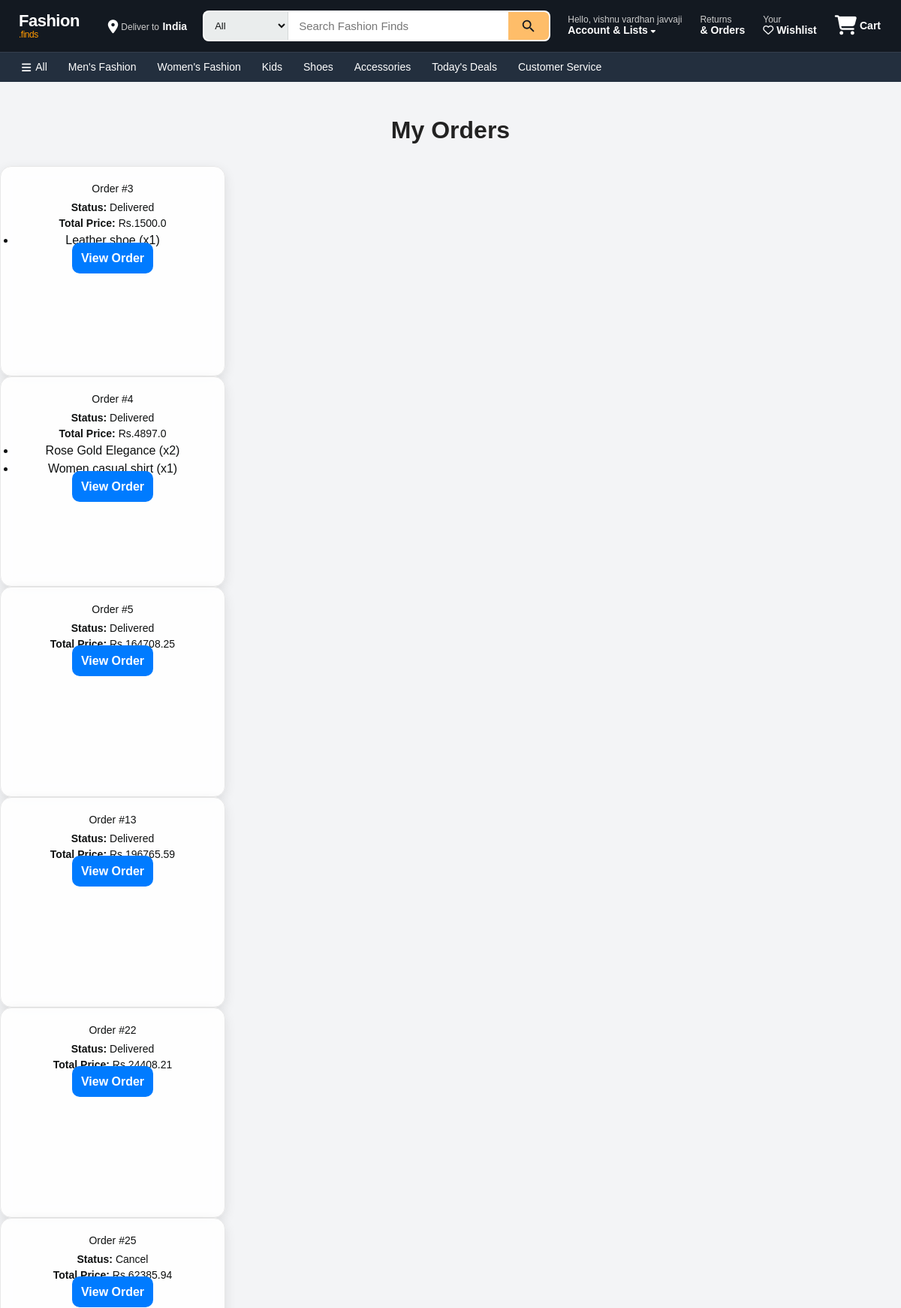
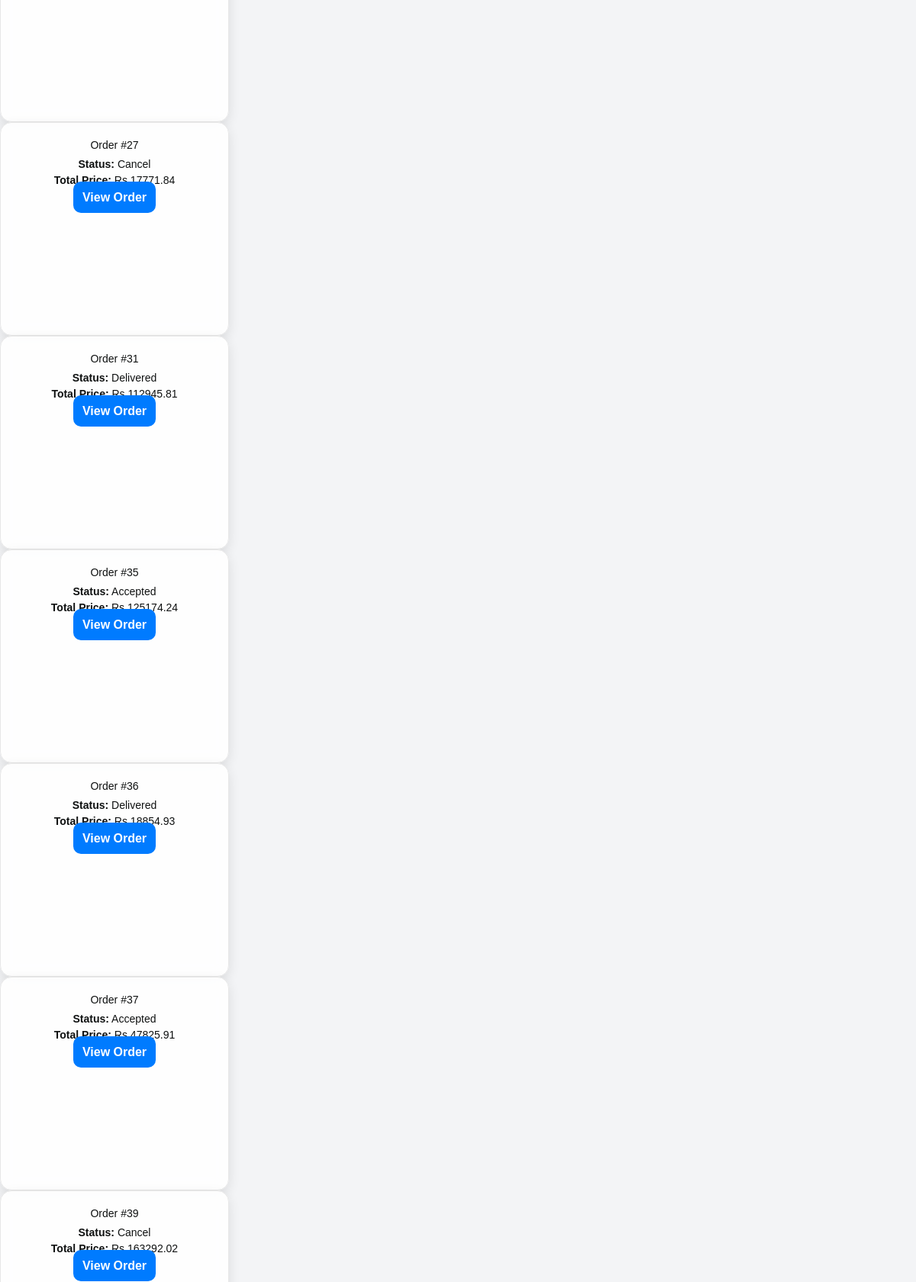
/my_orders (signed in, upper part), run on the app's committed database (2 pictures, top to bottom).
### app/models.py (models this page shows, shortened)
class User(db.Model, UserMixin):
    __tablename__ = 'users'
    id = db.Column(db.Integer, primary_key=True)
    name = db.Column(db.String(100), nullable=False)
    phone = db.Column(db.String(15), nullable=False)
    email = db.Column(db.String(100), unique=True, nullable=False)
    password = db.Column(db.String(255), nullable=False)
    address = db.Column(db.Text, nullable=False)
    state = db.Column(db.String(50), nullable=False)
    city = db.Column(db.String(50), nullable=False)
    pincode = db.Column(db.String(10), nullable=False)
    reset_token = db.Column(db.String(255), nullable=True)
    reset_token_expiry = db.Column(db.DateTime, nullable=True)
    approved = db.Column(db.Boolean, default=False)
    role = db.Column(db.String(10), nullable=False)

class Order(db.Model):
    __tablename__ = 'orders'
    id = db.Column(db.Integer, primary_key=True)
    user_id = db.Column(db.Integer, db.ForeignKey('users.id'), nullable=False)
    total_price = db.Column(db.Float, nullable=False)
    status = db.Column(db.String(50), nullable=False, default="Pending")  # ('Pending', 'Shipped', 'Delivered', 'Cancelled')
    order_date = db.Column(db.DateTime, nullable=False, default=lambda: datetime.now(timezone.utc))
    delivery_date = db.Column(db.DateTime, nullable=True)
    order_items = db.relationship('OrderItem', backref='order', lazy=True, cascade="all, delete-orphan")
    delivery_person_id = db.Column(db.Integer, db.ForeignKey('users.id'), nullable=True)
    customer_name = db.Column(db.String(100), nullable=False)
    address_line_1 = db.Column(db.String(100), nullable=False)
    state = db.Column(db.String(100), nullable=False)
    city = db.Column(db.String(100), nullable=False)
    pincode = db.Column(db.String(20), nullable=False)
    mail = db.Column(db.String(50), nullable=False)

class Product(db.Model):
    __tablename__ = 'products'
    id = db.Column(db.Integer, primary_key=True)
    product_name = db.Column(db.String(100), nullable=False)
    product_picture = db.Column(db.String(1000), nullable=False)
    current_price = db.Column(db.Float, nullable=False)
    previous_price = db.Column(db.Float, nullable=False)
    description = db.Column(db.String(2000), nullable=True)
    color = db.Column(db.String(15))
    rating = db.Column(db.Integer, default=0)
    sale = db.Column(db.Boolean, default=False)
    discount = db.Column(db.Integer, nullable=True, default=0)
    category = db.Column(db.String(100), nullable=False)
    brand_id = db.Column(db.Integer, db.ForeignKey('brands.id'), nullable=True)
    count = db.Column(db.Integer, nullable=False, default=0)
    quantity_size = db.relationship('ProductSize', backref='product', lazy=True, cascade="all, delete-orphan")
    carts = db.relationship('Cart', backref='cart_product', lazy=True, cascade="all, delete-orphan")
    wishlists = db.relationship('Wishlist', backref='wishlist_product', lazy=True, cascade="all, delete-orphan")
    order_items = db.relationship('OrderItem', backref='product', lazy=True, cascade="all, delete-orphan")

### app/views.py (the view)
@views.route('/my_orders')
@login_required
def my_orders():
    orders = Order.query.filter_by(user_id=current_user.id).all()
    orders_with_items = []
    for order in orders:
        order_items = OrderItem.query.filter_by(order_id=order.id).all()
        items_data = [{'name': item.product.product_name, 'quantity': item.quantity} for item in order_items]
        orders_with_items.append({
            'id': order.id,
            'status': order.status,
            'total_price': order.total_price,
            'order_items': items_data
        })
    return render_template('my_orders.html', orders=orders_with_items)

### app/templates/my_orders.html (shortened to what this page needs)
{% extends 'base.html' %}
{% block content %}
<div class="container mt-5">
    <h2 class="mb-4">My Orders</h2>
    {% if orders %}
        <div class="row">
            {% for order in orders %}
            <div class="col-lg-3 col-md-4 col-sm-6 col-12 d-flex justify-content-center">
                <div class="card mb-3">
                    <div class="card-body">
                        <h5 class="card-title">Order #{{ order.id }}</h5>
                        <p class="card-text"><strong>Status:</strong> {{ order.status }}</p>
                        <p class="card-text"><strong>Total Price:</strong> Rs.{{ order.total_price }}</p>
                        <ul class="list-group mb-3">
                            {% for item in order.order_items %}
                            <li class="list-group-item d-flex justify-content-between align-items-center">
                                {{ item.name }} (x{{ item.quantity }})
                            </li>
                            {% endfor %}
                        </ul>
                        <a href="{{ url_for('views.view_order_items', order_id=order.id) }}" class="btn btn-primary">View Order</a>
                    </div>
                </div>
            </div>
            {% endfor %}
        </div>
    {% else %}
        <p>No orders found.</p>
    {% endif %}
</div>
{% endblock %}

### app/templates/navbar.html (shortened to what this page needs)
<div class="nav-container">
    <div class="navbar-top">
        <div class="logo">
            <a href="/">Fashion<span class="logo-accent">.finds</span></a>
        </div>
        <div class="deliver-to">
            <i class="fas fa-location-dot"></i>
            <div>
                <span class="deliver-label">Deliver to</span>
                <span class="deliver-value">India</span>
            </div>
        </div>
        <div class="nav-search">
            <form action="{{ url_for('views.search') }}" method="GET" class="search-bar">
                <select name="category" class="search-category">
                    <option value="">All</option>
                </select>
                <input type="text" name="query" class="search-input"
                       placeholder="Search Fashion Finds" required>
                <button type="submit" class="search-button">
                </button>
            </form>
        </div>
        <div class="nav-actions">
            <div class="dropdown">
                <a href="{{ url_for('auth.account') }}" class="nav-action-item">
                    <span class="nav-action-label">Hello, {% if current_user.is_authenticated %}{{ current_user.name }}{% else %}sign in{% endif %}</span>
                    <span class="nav-action-value">Account & Lists <i class="fas fa-caret-down" style="font-size:10px"></i></span>
                </a>
            </div>
            <a href="{{ url_for('views.my_orders') }}" class="nav-action-item">
                <span class="nav-action-label">Returns</span>
                <span class="nav-action-value">& Orders</span>
            </a>
            <a href="/wishlist" class="nav-action-item">
                <span class="nav-action-label">Your</span>
                <span class="nav-action-value"><i class="far fa-heart"></i> Wishlist</span>
            </a>
            <a href="/cart" class="nav-cart">
                <span class="cart-icon-wrap">
                    <i class="fas fa-shopping-cart"></i>
                </span>
                <span class="cart-label">Cart</span>
            </a>
        </div>
    </div>
    <div class="navbar-bottom">
        <div class="navbar-bottom-inner">
            <a href="/" class="nav-cat-link"><i class="fas fa-bars"></i> All</a>
            <a href="{{ url_for('views.products_by_category', category_name='Men') }}" class="nav-cat-link">Men's Fashion</a>
            <a href="{{ url_for('views.products_by_category', category_name='Women') }}" class="nav-cat-link">Women's Fashion</a>
            <a href="{{ url_for('views.products_by_category', category_name='Kids') }}" class="nav-cat-link">Kids</a>
            <a href="{{ url_for('views.products_by_category', category_name='Shoes') }}" class="nav-cat-link">Shoes</a>
            <a href="{{ url_for('views.products_by_category', category_name='Accessories') }}" class="nav-cat-link">Accessories</a>
            <a href="{{ url_for('views.search') }}?query=sale" class="nav-cat-link">Today's Deals</a>
            <a href="{{ url_for('views.contact') }}" class="nav-cat-link">Customer Service</a>
        </div>
    </div>
</div>

### app/templates/my_orders.html (style rules this page uses)
body { font-family: 'Poppins', sans-serif; background: #f3f4f6; }
h2 { text-align: center; font-size: 32px; font-weight: bold; color: #222; margin-bottom: 20px; }
.card { background: rgba(255, 255, 255, 0.9); border-radius: 15px; padding: 20px; box-shadow: 0px 5px 15px rgba(0, 0, 0, 0.1); transition: transform 0.3s ease, box-shadow 0.3s ease; width: 100%; min-height: 280px; text-align: center; position: relative; backdrop-filter: blur(10px); }
@media (min-width: 1200px) { .col-lg-3 { width: 25%; } }
.btn-primary, .btn-danger { font-size: 16px; font-weight: bold; padding: 12px; border-radius: 10px; width: 100%; margin-top: 10px; transition: 0.3s; }
.btn-primary { background: #007bff; border: none; color: white; }

### data on the page
User: name "vishnu vardhan javvaji"
Order: id "3", status "Delivered", total_price "1500.0"
Product: name "Leather shoe", quantity "1"
Order: id "4", status "Delivered", total_price "4897.0"
Product: name "Rose Gold Elegance", quantity "2"
Product: name "Women casual shirt", quantity "1"
Order: id "5", status "Delivered", total_price "164708.25"
Order: id "13", status "Delivered", total_price "196765.59"
Order: id "22", status "Delivered", total_price "24408.21"
Order: id "25", status "Cancel", total_price "62385.94"
Order: id "27", status "Cancel", total_price "17771.84"
Order: id "31", status "Delivered", total_price "112945.81"
Order: id "35", status "Accepted", total_price "125174.24"
Order: id "36", status "Delivered", total_price "18854.93"
Order: id "37", status "Accepted", total_price "47825.91"
Order: id "39", status "Cancel", total_price "163292.02"
